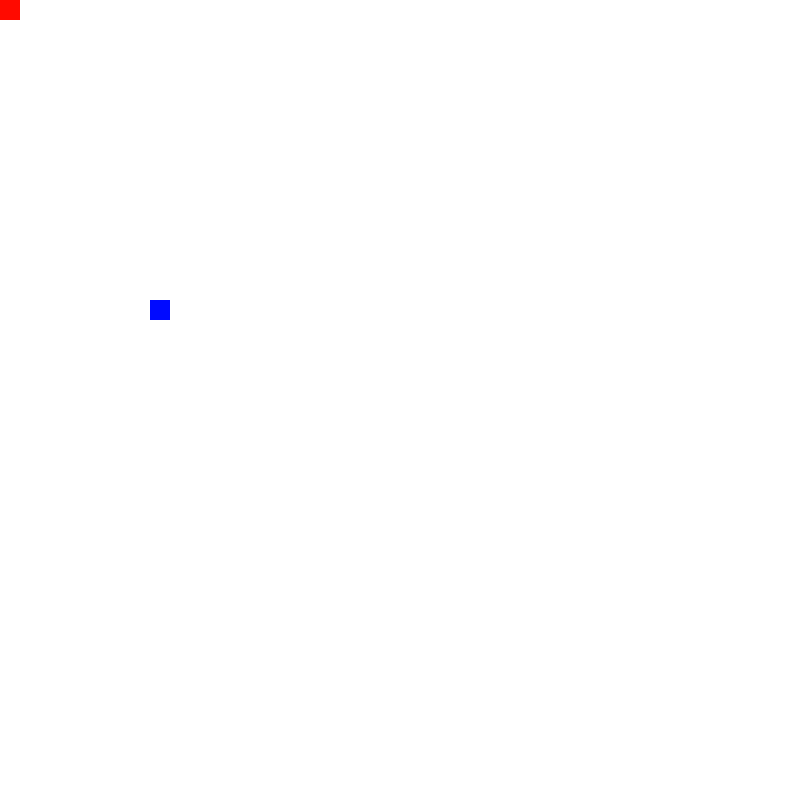
Frame 1 (no input)
Frame 60 (the mouse pressed at the canvas centre just before this capture): identical to frame 1, image omitted
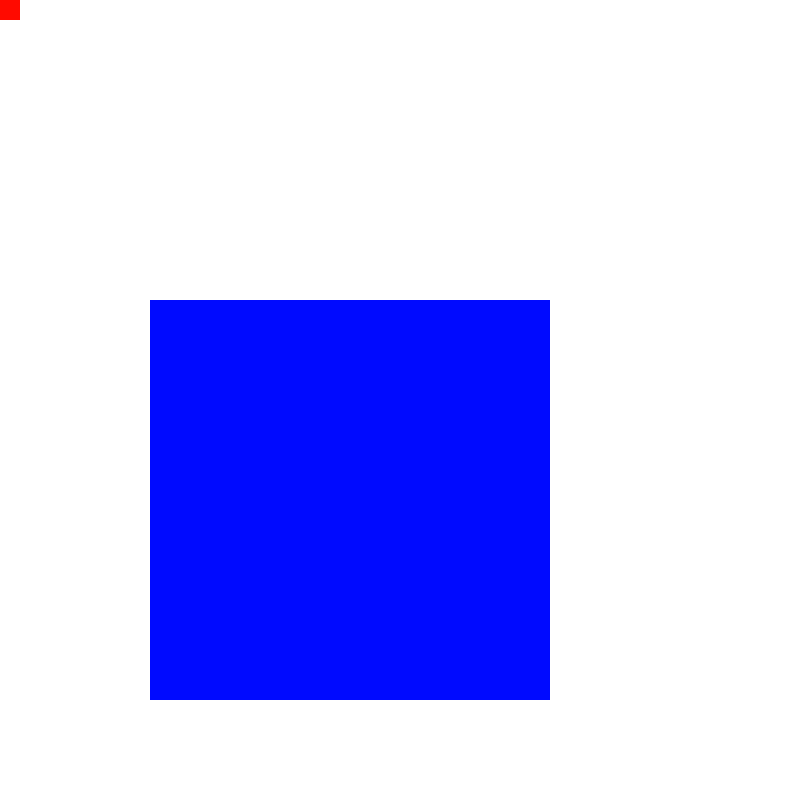
Frame 120 (the mouse held since frame 60 and released just before this capture)

The Processing sketch that drew these frames (run headless with seeded random() and noise(); from frame 60 on, the mouse is pressed at the canvas centre):

// Processing sketch: PointAnimationMouse
// ── PointAnimationMouse.pde
float offset = 1;
color c1;
color c2;
color c3;

MyPoint p1;
MyPoint p2;
MyPoint p3;

void setup(){
  size(800,800);
  background(255,255,255);
  frameRate(60);
  
  c1 = color(255, 204, 0);
  c2 = color(255, 10, 0);
  c3 = color(0, 10, 255);
  p1 = new MyPoint(10,10,10, c1);
  p2 = new MyPoint(150,300,20, c2);
  p3 = new MyPoint(150,300,20, c3);
  p1.plot();
  p2.plot();
  p3.plot();
}


void draw(){ 
  //background(255,255,255); // Previous positions overpainted
  p1.move(mouseX,mouseY); // The first dot just follows the mouse
  p1.plot();
  p2.move(mouseY,mouseX);
  p2.plot();
  p3.resize(mouseX);
  p3.plot();
}

// ── MyPoint.pde

class MyPoint{
  
  float x,y;
  float size; 
  color c;
  
  //Constructor
  public MyPoint(float x, float y, float size, color c){
    this.x = x;
    this.y = y;
    this.size = size;
    this.c = c;
  }
  
  // ---- Methods
  public void plot(){
    noStroke(); // No outlines 
    fill(c);
    rect(x,y,size,size);
  }
  
  public void move(float newX, float newY){
    x = newX; 
    y = newY;
  }
  
  public void resize(float newSize) {
    size = newSize;
  }
  
}
